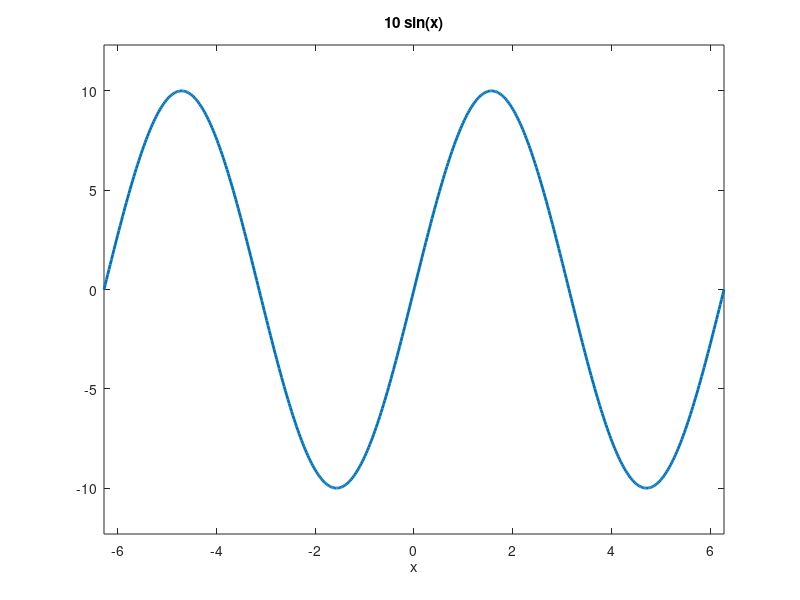
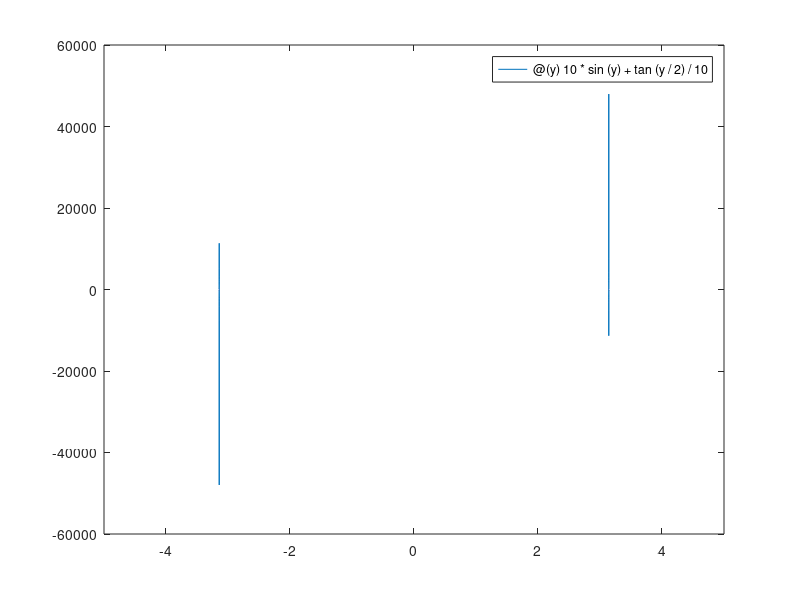

Write the MATLAB code that produced these figures, in order. (Note: this script raises an error after producing the figures.)
%  plotting.m

% ezplot, fplot, fimplicit3, ezpolar
% will use some calc and diff eq


figure(1) , clf

% notice how its a string for ezplot
% chooses its own range...
fx = '10*sin(x)';
h = ezplot(fx);
set(h,'linew', 2)

% using fplot

% @ defines its a function...very ugly
% (y) is its arguement... very ugly
fy = @(y) 10*sin(y) + tan(y/2)/10;
figure(2)
h = fplot(fy)
% define ur own range
% h = fplot(fy,[-15,5]);
set(h,'linew',2)

% implicit functions

fts = @(r,t,s) 2.^(t.*s) + r.*s - t.*s.^(1/3);
h = fimplicit3(fts) 
rotate3d on, axis image
set(h,'linestyle','none')

% polar plot

cardioid = @(t) 2*(1-cos(t));
h = ezpolar(cardioid)
set(h,'linew',2,'color','r')

